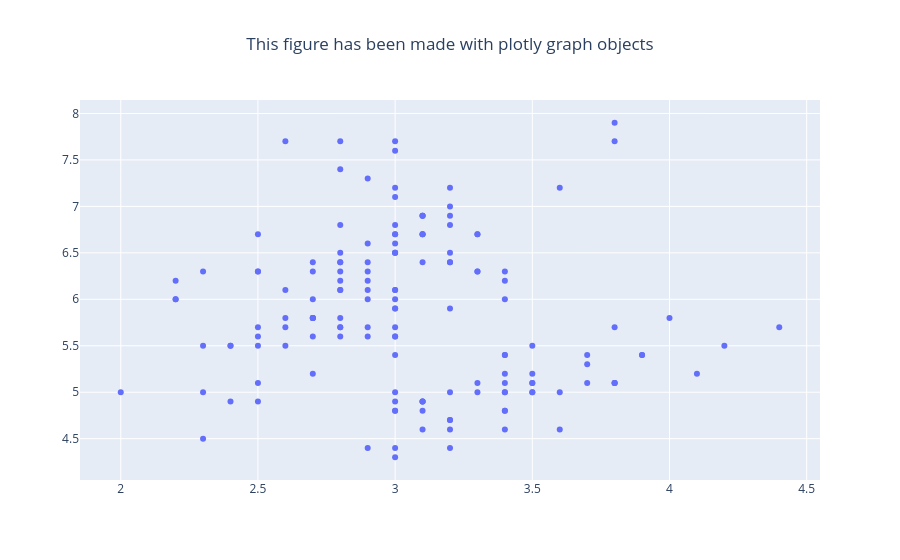

Here is the notebook cell this chart was saved with:
### Code cell
fig = go.Figure(
    data = go.Scatter(
        x = df['sepal_width'],
        y = df['sepal_length'],
        mode = 'markers'),
    layout = go.Layout(
        title = go.layout.Title(text = "This figure has been made with plotly graph objects", x = 0.5),
    )
)

fig.show()

### Figure 1 — Plotly figure (JSON) as saved in the notebook; plotly's stock layout.template omitted (floating-point values rounded to 4 significant figures; data arrays with more than 128 entries replaced by an {"elided": "..."} marker saying what was removed)
{"data": [{"mode": "markers", "type": "scatter", "x": {"elided": "150 float values"}, "y": {"elided": "150 float values"}}], "layout": {"autosize": true, "title": {"text": "This figure has been made with plotly graph objects", "x": 0.5}, "xaxis": {"autorange": true, "range": [1.853, 4.547], "type": "linear"}, "yaxis": {"autorange": true, "range": [4.003, 8.197], "type": "linear"}}}
